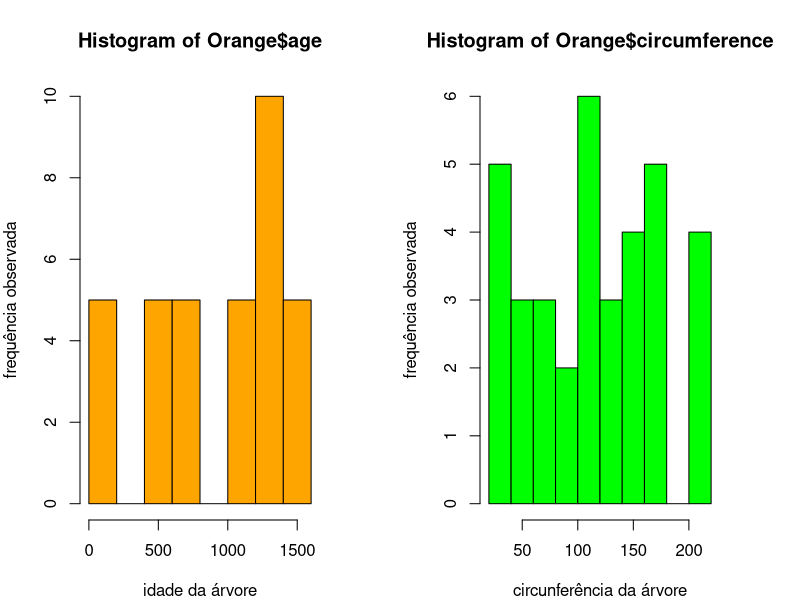
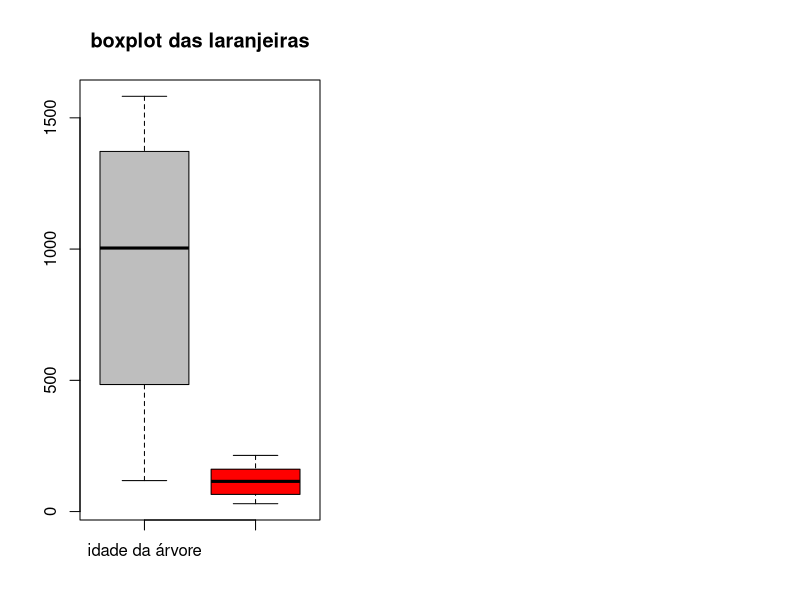

These charts were generated, in order, by the following R code:
# fonte: https://rpubs.com/andrehofreire/LinearRegressionR#:~:text=A%20regress%C3%A3o%20linear%20%C3%A9%20uma,preditoras%20e%20a%20vari%C3%A1vel%20target.&text=Utilizamos%20a%20fun%C3%A7%C3%A3o%20nativa%20do%20R%20para%20criar%20o%20modelo%20de%20regress%C3%A3o.
# coletando os dados
head(Orange)
cols <- c(colnames(Orange[-1]))
Orange <- Orange[,cols]
str(Orange)
# análise exploratória
par(mfrow = c(1,2), mar = c(4,4,4,4))
hist(x = Orange$age, xlab = "idade da árvore", ylab = "frequência observada", col = "orange")
hist(x = Orange$circumference, xlab = "circunferência da árvore", ylab = "frequência observada", col = "green")
summary(Orange)
# identificação de possíveis outliers e, caso existam, avaliar se os mesmos dever fazer parte do modelo 
boxplot(Orange$age, Orange$circumference, names = c('idade da árvore', 'circunferência da árvore'), 
        col = c('gray', 'red'), main = 'boxplot das laranjeiras')
# criação do modelo
modelo <- lm(Orange$circumference ~ Orange$age)
summary(modelo)
# interpretação do modelo
# A função summary faz o seguinte resumo do modelo em apreço:
# call: mostra as variáveis que foram utilizadas.
# residuals: O resíduo é a diferença entre o valor previsto e o valor real. 
# coeficients: a coluna estimate contém os coeficientes que formam a equação gerada pelo modelo onde:
#   intercept: é o ponto onde a linha cruza o eixo y, dito de outra forma, é o valor de “a” na equação de regressão.
#   “Orange$age”: é o coeficiente angular da equação de regressão, ou “b” na equação de regressão (variável preditora).
#   Std. Error: medida de variabilidade na estimativa do coeficiente angular “a”.
#   t value: valores que são usados para calcular o p-value e os níveis de significância.
#   Pr(>|t|): é o p-value do teste t, o p-value representa a probabilidade que a variável não seja relevante para o modelo
#     normalmente utiliza-se: p-valor < 0,05, a correlação entre as duas variáveis é significativa,
#     caso contrário, a correlação entre as duas variáveis não é significativa.
#     os símbolos apresentados do lado direito do p-value mostram para qual significância os coeficientes são significativos.
#     quanto mais asteriscos, maior a probabilidade de existir relacionamento entre as variáveis.
# a linha Signif. codes mostra os códigos utilizados para a significância, do mais (3 asteriscos) ao menos significante (espaço vazio).
# residual Standar Error: representa o desvio padrão dos resíduos.
# degrees of Freddom: diferença entre o número de observações da amostra e o número de variáveis no modelo.
# multiple R-squared e Adjusted R-squared: definem a representatividade da variável x para prever a variável y, (quanto maior melhor).
# F-statistics: É um teste que compara o desempenho de um modelo com mais parâmetros (variáveis preditoras) com um modelo com menos parâmetros. 
#     o p-value será alto se o modelo com menos parâmetros tiver desempenho melhor que um modelo com mais parâmetros e o p-value será mais baixo 
#     se o seu modelo com mais parâmetros tiver um desempenho melhor que um modelo com menos parâmetros. 
#     em geral um modelo com mais parâmetros tem um desempenho melhor.



